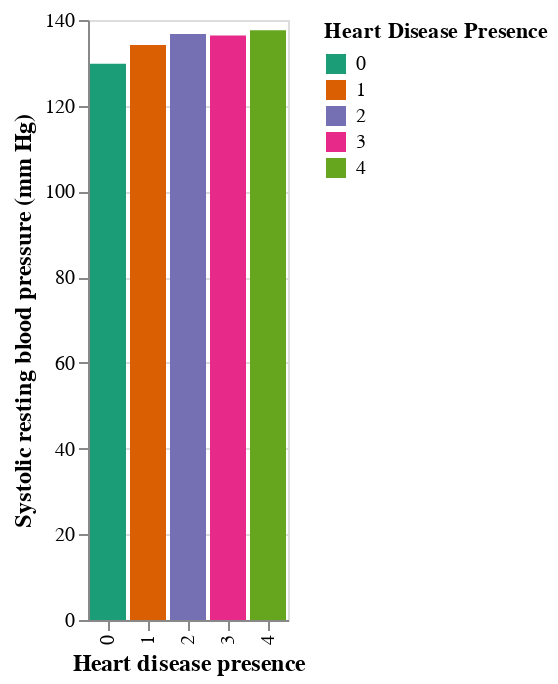

Notebook source saved alongside this figure:
### Code cell
hdp_vs_restbps = (
    alt.Chart(hd_mean2_)
    .mark_bar()
    .encode(
        x=alt.X("heart_disease_presence", title="Heart disease presence"),
        y=alt.Y("trestbps(systolic) mean", title="Systolic resting blood pressure (mm Hg)"),
        color=alt.Color("heart_disease_presence", title="Heart Disease Presence", scale=alt.Scale(scheme='dark2'))
    )
).configure_axis(titleFontSize=12)
hdp_vs_restbps

### Figure 1 — Vega-Lite specification as saved in the notebook (floating-point values rounded to 4 significant figures)
{"config": {"view": {"continuousWidth": 400, "continuousHeight": 300}, "axis": {"titleFontSize": 12}}, "data": {"name": "data-975af703808dbf80b8876fd152949b07"}, "mark": "bar", "encoding": {"color": {"field": "heart_disease_presence", "scale": {"scheme": "dark2"}, "title": "Heart Disease Presence", "type": "nominal"}, "x": {"field": "heart_disease_presence", "title": "Heart disease presence", "type": "nominal"}, "y": {"field": "trestbps(systolic) mean", "title": "Systolic resting blood pressure (mm Hg)", "type": "quantitative"}}, "$schema": "https://vega.github.io/schema/vega-lite/v4.17.0.json", "datasets": {"data-975af703808dbf80b8876fd152949b07": [{"heart_disease_presence": 0, "trestbps(systolic) mean": 129.8, "chol mean": 239.2, "max_heart_rate mean": 159.2}, {"heart_disease_presence": "1", "trestbps(systolic) mean": 134.2, "chol mean": 248.7, "max_heart_rate mean": 146.4}, {"heart_disease_presence": "2", "trestbps(systolic) mean": 136.8, "chol mean": 263.0, "max_heart_rate mean": 131.6}, {"heart_disease_presence": "3", "trestbps(systolic) mean": 136.4, "chol mean": 250.6, "max_heart_rate mean": 130.4}, {"heart_disease_presence": "4", "trestbps(systolic) mean": 137.6, "chol mean": 263.3, "max_heart_rate mean": 142.6}]}}
